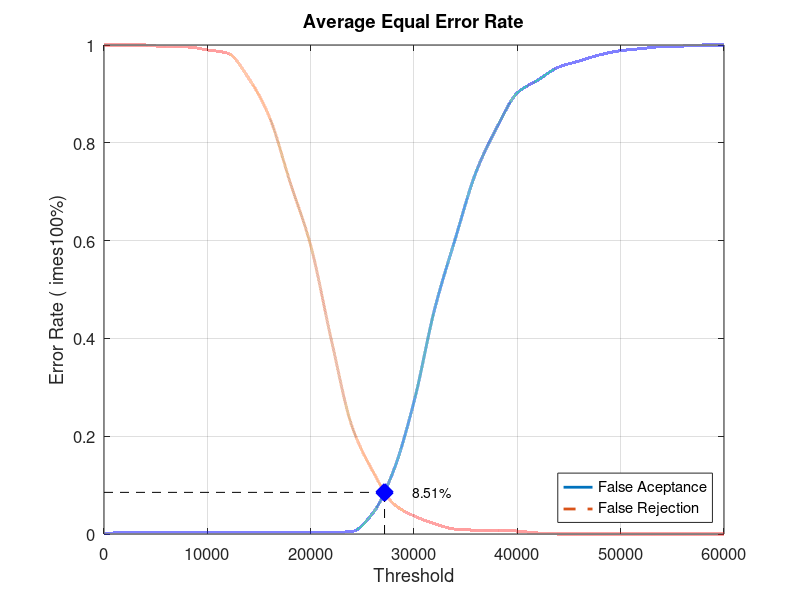
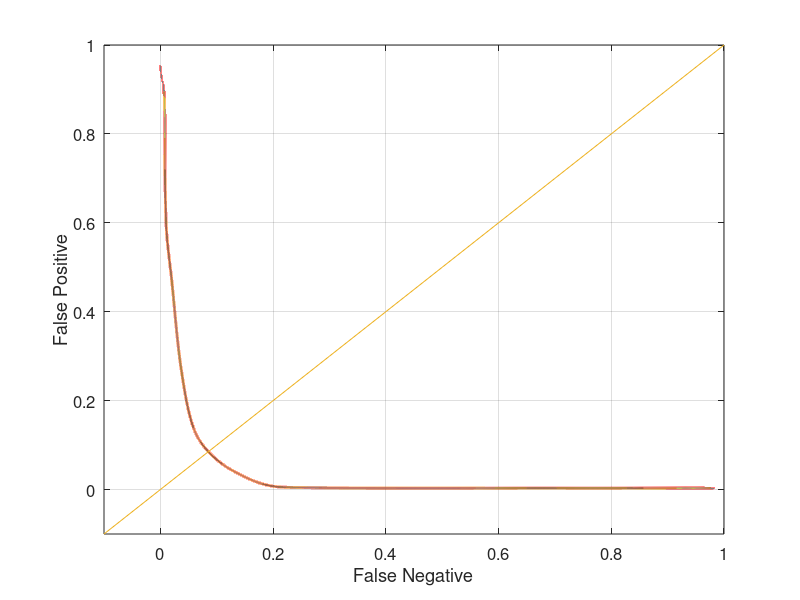

MATLAB code for these plots, in order:
close all;
clear;
clc;
x = 0:2000:60000;
xq = 0:0.5:60000;

y0 = [0 0.0031579 0.0031579 0.0031579 0.0031579 0.0031579 0.0031579 0.0031579 0.0031579 0.0031579 0.0031579 0.0031579 0.00526316 0.0421053 0.128421 0.270526 0.46 0.60421 0.74 0.830526 0.902105 0.928421 0.954737 0.967368 0.98 0.988421 0.992632 0.996842 0.997895 1 1]
yy0 = interp1(x, y0, xq, 'pchip');
y1 = [1 1 1 0.996 0.996 0.99 0.983 0.932 0.853 0.72 0.59 0.397 0.22 0.129 0.062 0.037 0.021 0.01 0.008 0.008 0.006 0.002 0 0 0 0 0 0 0 0 0]
yy1 = interp1(x, y1, xq, 'pchip');

% Calculating EER: 
y2 = abs(y0 - y1);
find(y2 == min(y2))
yy2 = abs(yy0 - yy1);
xEER = find(yy2 == min(yy2));
xEERIndex = xq(xEER) % X-axis EER
yEER = yy0(xEER) % Y-axis EER

main = figure
plot(xq, yy0,'-','LineWidth', 2);	hold on
plot(xq, yy1,'--','LineWidth', 2);	hold on
plot([xEERIndex xEERIndex], [0 yEER], 'k--');	hold on
plot([0 xEERIndex], [yEER yEER], 'k--');	hold on
plot(xEERIndex, yEER, 'bx', 'LineWidth', 10);	hold on
text(xEERIndex + 10 * xEERIndex / 100, yEER, [num2str(round((10000 * yEER)) / 100) '%'])
legend('False Aceptance', 'False Rejection', 'Location', 'SouthEast')
xlabel('Threshold')
ylabel('Error Rate (	imes100%)')
title('Average Equal Error Rate')
set(gca, 'FontSize', 12)
axis([0 60000 0 1])
grid on

print(main, 'Database4AverageMain', '-dpng');
FNRxFPR = figure('Color', [1 1 1]);
plot(yy1, yy0, '-', yy1, yy0, 'LineWidth', 2);
hold on
y = -0.1:0.1:1
plot(y, y); 
set(gca, 'FontSize', 12)
xlabel('False Negative')
ylabel('False Positive')
axis([-0.1 1 -0.1 1])
set(gca, 'FontSize', 12)
grid on

print(FNRxFPR, 'Database4AverageFNRxFPR','-dpng');
